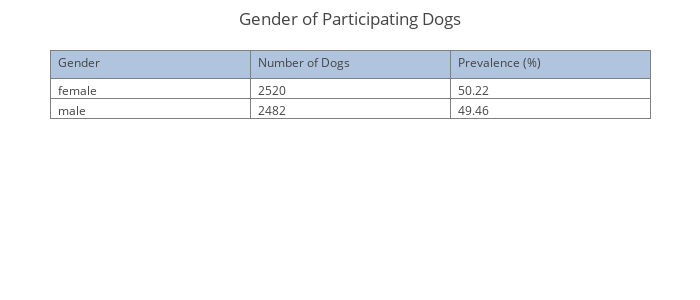

Notebook cell for this chart:
### Markdown cell above
### Breadown of Gender

### Code cell
# Create the necessary dataframe.
fields = 'dog_sex'
labels = ['gender']
df = createDataFrame(DOG_TABLE, fields, labels, filtered=False)
df = df.replace('', np.nan, regex=True)
df = df.replace('1', 'male', regex=True)
df = df.replace('2', 'female', regex=True)
sums = df['gender'].value_counts()
# Calculate the prevalence of each behavior problem.
prevalence_cal = lambda x: (x / 5018) * 100
prevalences = sums.apply(prevalence_cal)

# Get individual behavior problem counts and display as a table.
trace = go.Table(
    columnwidth = [100, 100, 100],
    header=dict(values=['Gender', 'Number of Dogs', 'Prevalence (%)'],
                fill = dict(color='#B0C4DE'),
                align = ['left'] * 5),
    cells=dict(values=[sums.index.values, sums.values, prevalences.values],
               align = ['left'] * 5,
               format = [None, 'd', '.2f']))
data = [trace] 
layout = go.Layout(
    title='Gender of Participating Dogs',
    width=700, height=300, margin=go.Margin(l=50, r=50, b=50, t=50, pad=4))
fig = dict(data=data, layout=layout)
py.iplot(fig)

### Figure 1 — Plotly figure (JSON) as saved in the notebook; plotly's stock layout.template omitted (floating-point values rounded to 4 significant figures)
{"data": [{"cells": {"align": ["left", "left", "left", "left", "left"], "format": [null, "d", ".2f"], "values": [["female", "male"], [2520, 2482], [50.22, 49.46]]}, "columnwidth": [100, 100, 100], "header": {"align": ["left", "left", "left", "left", "left"], "fill": {"color": "#B0C4DE"}, "values": ["Gender", "Number of Dogs", "Prevalence (%)"]}, "type": "table"}], "layout": {"height": 300, "margin": {"b": 50, "l": 50, "pad": 4, "r": 50, "t": 50}, "title": "Gender of Participating Dogs", "width": 700}}
